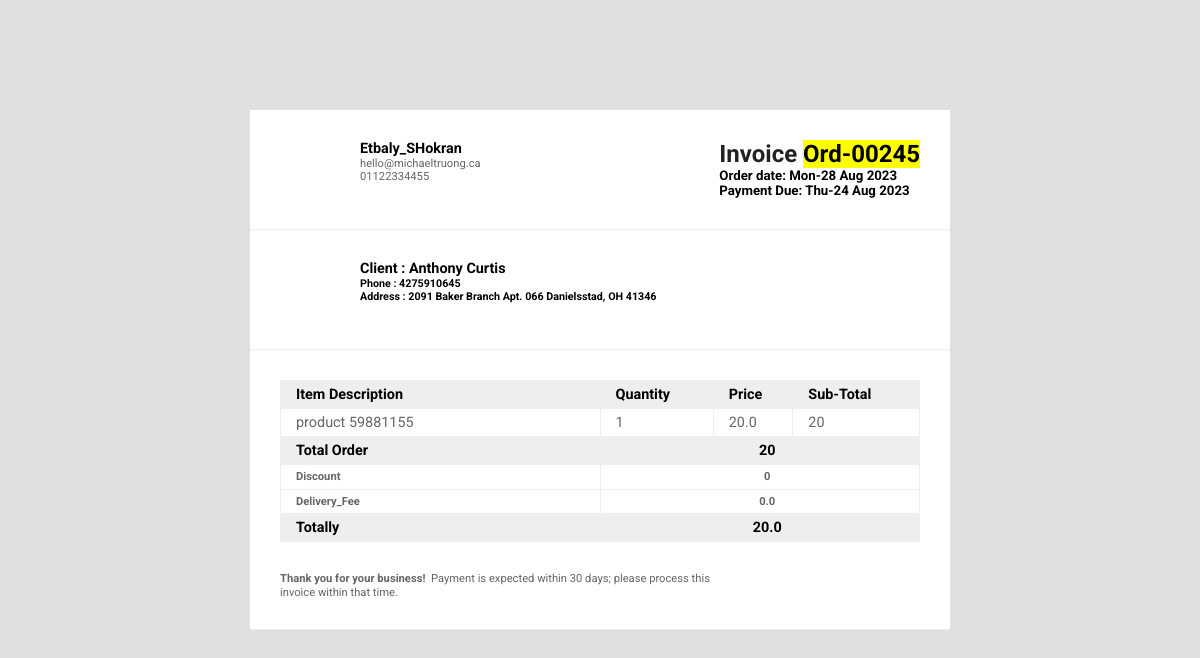
The app's page /orders/245/ with its own data.
### Etpaly_Orders/models.py (models this page shows, shortened)
class Order(models.Model):
    status = models.CharField(_("Status"),max_length=12,choices=ORDER_STATUS,default=ORDER_STATUS[0][0])
    customer = models.ForeignKey(Customer,related_name='order_customer',on_delete=models.SET_NULL,null=True,blank=True)
    order_date = models.DateField(_("Order_date"),default=timezone.now)
    delivery_date = models.DateField(_("Delivery_date"),null=True,blank=True)
    discount=models.IntegerField(_("Discount"),null=True , blank=True,default=0)
    Delivery_Fee=models.FloatField(_("Delivery_Fee"),null=True , blank=True,default=0)
    note=models.CharField(("note"), max_length=50,default='no note')
    def __str__(self) :
        return f"""Ord-00{self.id}"""
    def sup_total(self):
        sup= 0
        Order_detail = self.order_Detail.all()
        for order in Order_detail:
            sup += order.total_order()
        self.sup_total=sup
        return self.sup_total
    def net_total(self):
        total = 0
        Order_detail = self.order_Detail.all()
        for order in Order_detail:
            total += order.total_order()
        net_total=round(total-int(total*self.discount)/100+int(self.Delivery_Fee),2)
        return net_total

class Customer(models.Model):
    name=models.CharField(_("client"), max_length=100)
    phone=models.CharField(_("phone"), max_length=14)
    location=models.TextField(_("Address"), max_length=300)
    email=models.EmailField(_("email"), max_length=50 ,default='no email')
    note=models.CharField(_("note"), max_length=50,default='no note')

class OrderDetail(models.Model):
    order = models.ForeignKey(Order,related_name='order_Detail',on_delete=models.CASCADE)
    product = models.ForeignKey(Product,verbose_name='product',related_name='order_product',on_delete=models.SET_NULL,null=True,blank=True)
    quantity = models.IntegerField(_("Quantity"),default=1)
    price = models.FloatField(_("Price"),default=0)
    note=models.CharField(("note"), max_length=50,default='no note')
    def total_order(self):
        order_total=int(self.quantity)*int(self.price)
        return order_total

class Product(models.Model):
    name = models.CharField(_('name'),max_length=50)
    price = models.FloatField(_('price'),default=0)
    sku = models.CharField(_('sku'),max_length=10)
    subtitle = models.CharField(_('subtitle'),max_length=300)
    note=models.CharField(("note"), max_length=50,default='no note')
    def __str__(self) :
        return f"""{self.name}"""

### Etpaly_Orders/views.py (the view)
# urls.py: path('orders/<int:id>/',order_invoice,name='order_invoice'),
def order_invoice(request, id):
    obj = get_object_or_404(Order, id=id)
    context={'order':obj}
    return render(request, 'Etpaly_Orders/invoice.html', context)

### Etpaly_Orders/templates/Etpaly_Orders/invoice.html (shortened to what this page needs)
{% load static %}
<!DOCTYPE html>
<html lang="en">
<head>
    <link rel="stylesheet" href="{% static 'en/css/invoice.css' %}">
</head>
<body>
    <div id="invoiceholder">
        <div id="headerimage"></div>
        <div id="invoice" class="effect2">
          <div id="invoice-top">
            <div class="logo"></div>
            <div class="info">
              <h2>Etbaly_SHokran</h2>
              <p> hello@michaeltruong.ca </br>
                  01122334455
              </p>
            </div>
            <div class="title">
              <h1> Invoice <mark> {{order}}</mark></h1>
              <h5>Order date: {{order.order_date|date:'D-d M Y' }}</br>
                 Payment Due: {{order.delivery_date|date:'D-d M Y' }}</br>
              </h5>
            </div>
          </div>
          <div id="invoice-mid">
            <div class="clientlogo"></div>
            <div class="info">
              <h2>Client : {{order.customer.name}}</h2>
              <h6>Phone : {{order.customer.phone}} </br>
                Address : {{order.customer.location}}</br></h6>
            </div>
          </div>
          <div id="invoice-bot">
            <div id="table">
              <table>
                <tr class="tabletitle">
                  <td class="item"><h2>Item Description</h2></td>
                  <td class="Hours"><h2>Quantity</h2></td>
                  <td class="Rate"><h2>Price</h2></td>
                  <td class="subtotal"><h2>Sub-Total</h2></td>
                </tr>
                {% for item in order.order_Detail.all %}
                <tr class="service">
                  <td class="tableitem"><p class="itemtext">{{item.product}}</p></td>
                  <td class="tableitem"><p class="itemtext">{{item.quantity}}</p></td>
                  <td class="tableitem"><p class="itemtext">{{item.price}}</p></td>
                  <td class="tableitem"><p class="itemtext">{{item.total_order}}</p></td>
                </tr>
                {% endfor %}
                <tr class="tabletitle">
                  <td class="Rate"><h2>Total Order</h2></td>
                  <td class="payment" colspan="3" style="text-align: center;"><h2>{{order.sup_total}}</h2></td>
                </tr>
                <tr class="service">
                  <td class="Rate"><p><b>Discount</b></p></td>
                  <td class="payment" colspan="3" style="text-align: center;"><p><b>{{order.discount}}</b></p></td>
                </tr>
                <tr class="service">
                  <td class="Rate"><p><b>Delivery_Fee</b> </p></td>
                  <td class="payment" colspan="3" style="text-align: center;"><p><b>{{order.Delivery_Fee}}</b></p></td>
                </tr>
                <tr class="tabletitle">
                  <td class="Rate"><h2>Totally</h2></td>
                  <td class="payment" colspan="3" style="text-align: center;"><h2>{{order.net_total}}</h2></td>
                </tr>
              </table>
            </div>
            <div id="legalcopy">
              <p class="legal"><strong>Thank you for your business!</strong>  Payment is expected within 30 days; please process this invoice within that time.
              </p>
            </div>
          </div>
        </div>
      </div>
</body>
</html>

### static/en/css/invoice.css (style rules this page uses)
* { margin: 0; box-sizing: border-box; }
body { background: #e0e0e0; font-family: 'Roboto', sans-serif; background-image:'#'; background-repeat: repeat-y; background-size: 100%; }
h1 { font-size: 1.5em; color: #222; }
h2 { font-size: .9em; }
p { font-size: .7em; color: #666; line-height: 1.2em; }
#invoiceholder { width:100%; hieght: 100%; padding-top: 50px; }
#headerimage { z-index:-1; position:relative; top: -50px; height: 350px; background-size: 1920px 80%; background-position: 50% -90%; }
#invoice { position: relative; top: -290px; margin: 0 auto; width: 700px; background: #FFF; }
[id*='invoice-'] { border-bottom: 1px solid #EEE; padding: 30px; }
#invoice-top { min-height: 120px; }
#invoice-mid { min-height: 120px; }
#invoice-bot { min-height: 250px; }
.logo { float: left; height: 60px; width: 60px; background: url(http://michaeltruong.ca/images/logo1.png) no-repeat; background-size: 60px 60px; }
.clientlogo { float: left; height: 60px; width: 60px; background: url(http://michaeltruong.ca/images/client.jpg) no-repeat; background-size: 60px 60px; border-radius: 50px; }
.info { display: block; float:left; margin-left: 20px; }
.title { float: right; }
table { width: 100%; border-collapse: collapse; }
td { padding: 5px 0 5px 15px; border: 1px solid #EEE }
.tabletitle { padding: 5px; background: #EEE; }
.service { border: 1px solid #EEE; }
.item { width: 50%; }
.itemtext { font-size: .9em; }
#legalcopy { margin-top: 30px; }
.legal { width:70%; }

### records on screen
Order: id "Ord-00245", order_date "Mon-28 Aug 2023", delivery_date "Thu-24 Aug 2023", customer.name "Anthony Curtis", customer.phone "4275910645", customer.location "2091 Baker Branch Apt. 066 Danielsstad, OH 41346", sup_total "20", discount "0", Delivery_Fee "0.0", net_total "20.0"
OrderDetail: product "product 59881155", quantity "1", price "20.0", total_order "20"
